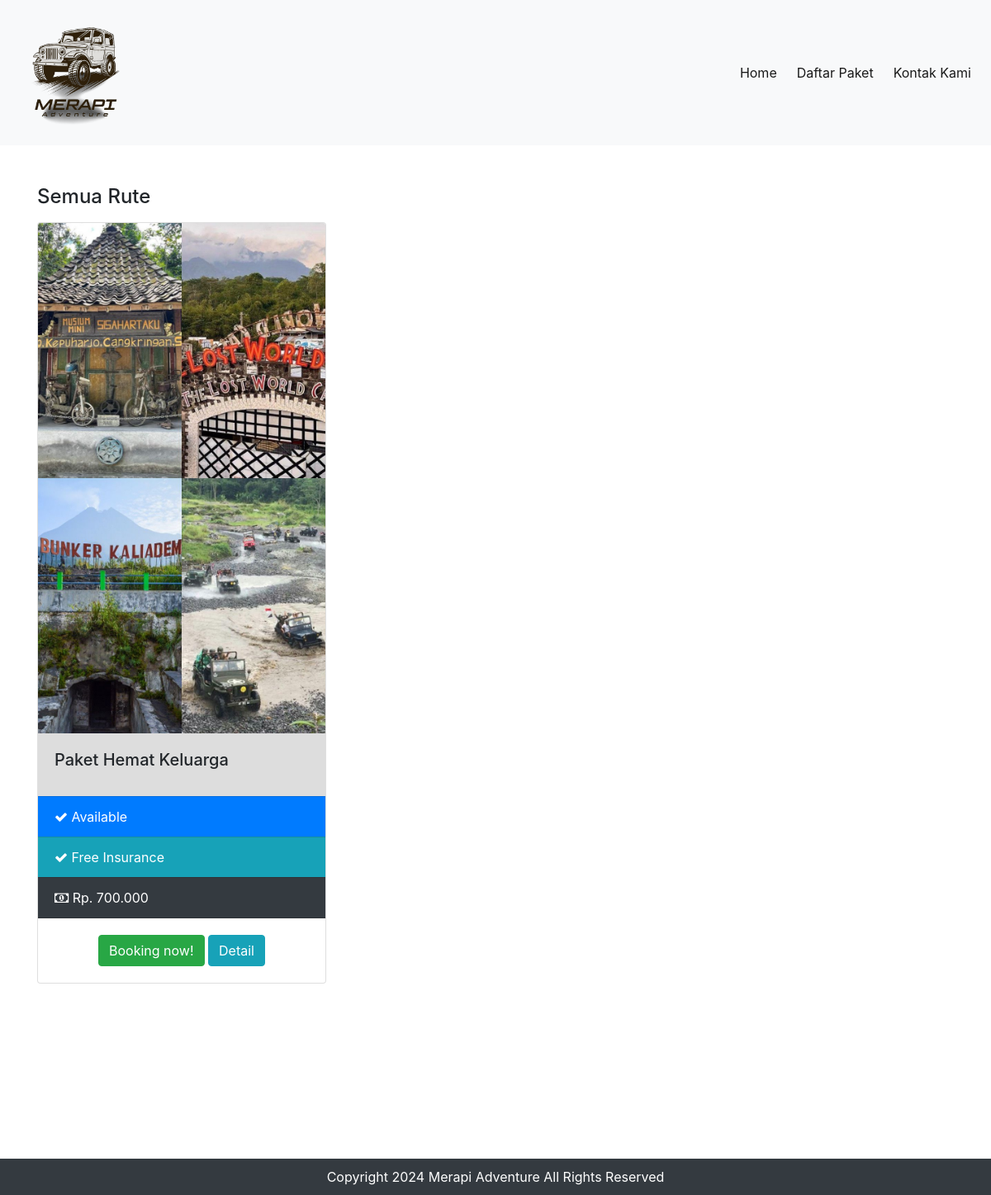
Screenshot of /blog.php with the database file from the repository.
### tables this page shows
CREATE TABLE `rute` (
  `id_rute` int(11) NOT NULL,
  `nama_paket` varchar(255) DEFAULT NULL,
  `harga` varchar(225) NOT NULL,
  `deskripsi` varchar(255) NOT NULL,
  `status` varchar(255) NOT NULL,
  `gambar` text NOT NULL
);

CREATE TABLE `infoweb` (
  `id` int(15) DEFAULT NULL,
  `corp_name` varchar(255) DEFAULT NULL,
  `tlp` varchar(15) DEFAULT NULL,
  `alamat` text DEFAULT NULL,
  `email` varchar(255) DEFAULT NULL,
  `no_rek` text DEFAULT NULL,
  `update_at` timestamp NOT NULL DEFAULT current_timestamp() ON UPDATE current_timestamp()
);

### koneksi/koneksi.php (called while the page is built, shortened)
<?php
$user = 'root';
$pass = '';
   $koneksi = new PDO("mysql:host=localhost;dbname=merapiadventure", $user, $pass);
    $sql_web = "SELECT * FROM infoweb WHERE id = 1";
    $row_web = $koneksi->prepare($sql_web);
    $row_web->execute();
    $infoweb = $row_web->fetch(PDO::FETCH_OBJ);
?>

### blog.php (the view, shortened to what this page needs)
<?php
require 'koneksi/koneksi.php';
include 'header.php';
if ($_GET['cari'] ?? null) {
    $cari = strip_tags($_GET['cari']);
    $query = $koneksi->query('SELECT * FROM rute WHERE merk LIKE "%' . $cari . '%" ORDER BY id_rute DESC')->fetchAll();
} else {
    $query = $koneksi->query('SELECT * FROM rute ORDER BY id_rute DESC')->fetchAll();
}
?>
<br>
<br>
<div class="container">
    <div class="row">
        <div class="col-sm-12">
            <?php
            if ($_GET['cari'] ?? null) {
                echo '<h4> Keyword Pencarian : ' . $cari . '</h4>';
            } else {
                echo '<h4> Semua Rute</h4>';
            }
            ?>
            <div class="row mt-3">
                <?php
                foreach ($query as $isi) {
                    ?>
                    <div class="col-sm-4">
                        <div class="card">
                            <img src="assets/image/<?php echo $isi['gambar']; ?>" class="card-img-top"
                                style="height:100%;object-fit:cover;">
                            <div class="card-body" style="background:#ddd">
                                <h5 class="card-title"><?php echo $isi['nama_paket']; ?></h5>
                            </div>
                            <ul class="list-group list-group-flush">
                                <?php if ($isi['status'] == 'Tersedia') { ?>
                                    <li class="list-group-item bg-primary text-white">
                                        <i class="fa fa-check"></i> Available
                                    </li>
                                <?php } else { ?>
                                    <li class="list-group-item bg-danger text-white">
                                        <i class="fa fa-close"></i> Not Available
                                    </li>
                                <?php } ?>
                                <li class="list-group-item bg-info text-white"><i class="fa fa-check"></i> Free Insurance
                                </li>
                                <li class="list-group-item bg-dark text-white">
                                    <i class="fa fa-money"></i> Rp. <?php echo number_format($isi['harga']); ?>.000
                                </li>
                            </ul>
                            <div class="card-body">
                                <center>
                                    <a href="booking.php?id=<?php echo $isi['id_rute']; ?>" class="btn btn-success">Booking
                                        now!</a>
                                    <a href="detail.php?id=<?php echo $isi['id_rute']; ?>" class="btn btn-info">Detail</a>
                                </center>
                            </div>
                        </div>
                    </div>
                    <?php $no++;
                } ?>
            </div>
        </div>
    </div>
</div>
<br>
<br>
<br>
<?php include 'footer.php'; ?>

### footer.php (shortened to what this page needs)
<!DOCTYPE html>
<html lang="en">
<head>
    <link rel="stylesheet" href="assets/css/bootstrap.min.css">
</head>
<body>
    <div class="content">
    </div>
    <div class="footer">
        <div class="container">
            Copyright <?= date('Y');?> <?= $infoweb->corp_name;?> All Rights Reserved
        </div>
    </div>
</body>
</html>

### assets/css/main.css (style rules this page uses)
html,body { height: 100%; margin: 0; padding: 0; font-family: sans-serif; }
body { background: #fff; color: #3a3b39; font-size: 15px; overflow-x:hidden; }
.footer { width:100%;background:#333;padding:25px 0 55px;margin-top:100px;bottom:0; }

### footer.php (style rules this page uses)
body { margin: 0; padding: 0; display: flex; flex-direction: column; min-height: 100vh; }
.content { flex: 1; padding: 20px; }
.footer { background-color: #343a40; color: white; padding: 10px; text-align: center; }

### rows the page displays
rute: gambar (picture), nama_paket "Paket Hemat Keluarga", status "Tersedia" (drawn), harga "700"
infoweb: corp_name "Merapi Adventure"
